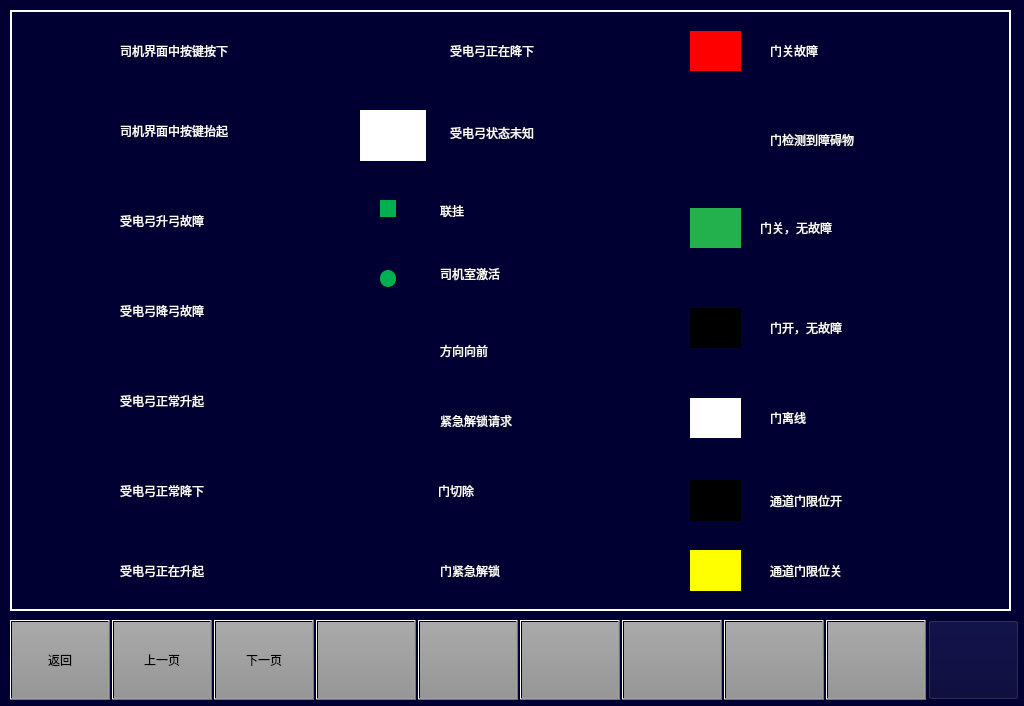
<?xml version="1.0" encoding="UTF-8"?>
<ui version="4.0">
 <class>HelpPage</class>
 <widget class="QWidget" name="HelpPage">
  <property name="geometry">
   <rect>
    <x>0</x>
    <y>0</y>
    <width>1024</width>
    <height>706</height>
   </rect>
  </property>
  <property name="windowTitle">
   <string>Form</string>
  </property>
  <property name="styleSheet">
   <string notr="true">background-color: rgb(0, 0, 50);</string>
  </property>
  <widget class="QPushButton" name="BTN2">
   <property name="geometry">
    <rect>
     <x>112</x>
     <y>620</y>
     <width>100</width>
     <height>80</height>
    </rect>
   </property>
   <property name="focusPolicy">
    <enum>Qt::NoFocus</enum>
   </property>
   <property name="styleSheet">
    <string notr="true">	font: 20px &quot;微软雅黑&quot;;
    color: black;
	transparent;background:qlineargradient(spread:pad,x1:0,y1:0,x2:0,y2:1,stop:0 rgba(170,170,170,255),stop:1 rgba(150,150,150,255));
</string>
   </property>
   <property name="text">
    <string>上一页</string>
   </property>
  </widget>
  <widget class="QPushButton" name="BTNHome">
   <property name="geometry">
    <rect>
     <x>928</x>
     <y>620</y>
     <width>91</width>
     <height>80</height>
    </rect>
   </property>
   <property name="focusPolicy">
    <enum>Qt::NoFocus</enum>
   </property>
   <property name="styleSheet">
    <string notr="true">border-image: url(:/images/image/Home.png);</string>
   </property>
   <property name="text">
    <string/>
   </property>
  </widget>
  <widget class="QPushButton" name="BTN5">
   <property name="geometry">
    <rect>
     <x>418</x>
     <y>620</y>
     <width>100</width>
     <height>80</height>
    </rect>
   </property>
   <property name="focusPolicy">
    <enum>Qt::NoFocus</enum>
   </property>
   <property name="styleSheet">
    <string notr="true">	font: 20px, &quot;微软雅黑&quot;;
    color: black;
	transparent;background:qlineargradient(spread:pad,x1:0,y1:0,x2:0,y2:1,stop:0 rgba(170,170,170,255),stop:1 rgba(150,150,150,255));
</string>
   </property>
   <property name="text">
    <string/>
   </property>
  </widget>
  <widget class="QPushButton" name="BTN6">
   <property name="geometry">
    <rect>
     <x>520</x>
     <y>620</y>
     <width>100</width>
     <height>80</height>
    </rect>
   </property>
   <property name="focusPolicy">
    <enum>Qt::NoFocus</enum>
   </property>
   <property name="styleSheet">
    <string notr="true">	font: 20px, &quot;微软雅黑&quot;;
    color: black;
	transparent;background:qlineargradient(spread:pad,x1:0,y1:0,x2:0,y2:1,stop:0 rgba(170,170,170,255),stop:1 rgba(150,150,150,255));
</string>
   </property>
   <property name="text">
    <string/>
   </property>
  </widget>
  <widget class="QPushButton" name="BTN1">
   <property name="geometry">
    <rect>
     <x>10</x>
     <y>620</y>
     <width>100</width>
     <height>80</height>
    </rect>
   </property>
   <property name="focusPolicy">
    <enum>Qt::NoFocus</enum>
   </property>
   <property name="styleSheet">
    <string notr="true">	font: 20px &quot;微软雅黑&quot;;
    color: black;
	transparent;background:qlineargradient(spread:pad,x1:0,y1:0,x2:0,y2:1,stop:0 rgba(170,170,170,255),stop:1 rgba(150,150,150,255));
</string>
   </property>
   <property name="text">
    <string>返回</string>
   </property>
  </widget>
  <widget class="QPushButton" name="BTN8">
   <property name="geometry">
    <rect>
     <x>724</x>
     <y>620</y>
     <width>100</width>
     <height>80</height>
    </rect>
   </property>
   <property name="focusPolicy">
    <enum>Qt::NoFocus</enum>
   </property>
   <property name="styleSheet">
    <string notr="true">	font: 20px, &quot;微软雅黑&quot;;
    color: black;
	transparent;background:qlineargradient(spread:pad,x1:0,y1:0,x2:0,y2:1,stop:0 rgba(170,170,170,255),stop:1 rgba(150,150,150,255));
</string>
   </property>
   <property name="text">
    <string/>
   </property>
  </widget>
  <widget class="QPushButton" name="BTN4">
   <property name="geometry">
    <rect>
     <x>316</x>
     <y>620</y>
     <width>100</width>
     <height>80</height>
    </rect>
   </property>
   <property name="focusPolicy">
    <enum>Qt::NoFocus</enum>
   </property>
   <property name="styleSheet">
    <string notr="true">	font: 20px, &quot;微软雅黑&quot;;
    color: black;
	transparent;background:qlineargradient(spread:pad,x1:0,y1:0,x2:0,y2:1,stop:0 rgba(170,170,170,255),stop:1 rgba(150,150,150,255));
</string>
   </property>
   <property name="text">
    <string/>
   </property>
  </widget>
  <widget class="QPushButton" name="BTN7">
   <property name="geometry">
    <rect>
     <x>622</x>
     <y>620</y>
     <width>100</width>
     <height>80</height>
    </rect>
   </property>
   <property name="focusPolicy">
    <enum>Qt::NoFocus</enum>
   </property>
   <property name="styleSheet">
    <string notr="true">	font: 20px, &quot;微软雅黑&quot;;
    color: black;
	transparent;background:qlineargradient(spread:pad,x1:0,y1:0,x2:0,y2:1,stop:0 rgba(170,170,170,255),stop:1 rgba(150,150,150,255));
</string>
   </property>
   <property name="text">
    <string/>
   </property>
  </widget>
  <widget class="QPushButton" name="BTN3">
   <property name="geometry">
    <rect>
     <x>214</x>
     <y>620</y>
     <width>100</width>
     <height>80</height>
    </rect>
   </property>
   <property name="focusPolicy">
    <enum>Qt::NoFocus</enum>
   </property>
   <property name="styleSheet">
    <string notr="true">	font: 20px &quot;微软雅黑&quot;;
    color: black;
	transparent;background:qlineargradient(spread:pad,x1:0,y1:0,x2:0,y2:1,stop:0 rgba(170,170,170,255),stop:1 rgba(150,150,150,255));
</string>
   </property>
   <property name="text">
    <string>下一页</string>
   </property>
  </widget>
  <widget class="QPushButton" name="BTN9">
   <property name="geometry">
    <rect>
     <x>826</x>
     <y>620</y>
     <width>100</width>
     <height>80</height>
    </rect>
   </property>
   <property name="focusPolicy">
    <enum>Qt::NoFocus</enum>
   </property>
   <property name="styleSheet">
    <string notr="true">	font: 20px, &quot;微软雅黑&quot;;
    color: black;
	transparent;background:qlineargradient(spread:pad,x1:0,y1:0,x2:0,y2:1,stop:0 rgba(170,170,170,255),stop:1 rgba(150,150,150,255));
</string>
   </property>
   <property name="text">
    <string/>
   </property>
  </widget>
  <widget class="QLabel" name="label">
   <property name="geometry">
    <rect>
     <x>30</x>
     <y>30</y>
     <width>66</width>
     <height>51</height>
    </rect>
   </property>
   <property name="styleSheet">
    <string notr="true">color: rgb(255, 255, 255);
border-image: url(:/images/image/helpbuttonpress.png);
font:16px &quot;微软雅黑&quot;;</string>
   </property>
   <property name="text">
    <string/>
   </property>
  </widget>
  <widget class="QLabel" name="label_2">
   <property name="geometry">
    <rect>
     <x>120</x>
     <y>40</y>
     <width>151</width>
     <height>21</height>
    </rect>
   </property>
   <property name="styleSheet">
    <string notr="true">color: rgb(255, 255, 255);
font:16px &quot;微软雅黑&quot;;</string>
   </property>
   <property name="text">
    <string>司机界面中按键按下</string>
   </property>
  </widget>
  <widget class="QLabel" name="label_3">
   <property name="geometry">
    <rect>
     <x>30</x>
     <y>110</y>
     <width>66</width>
     <height>51</height>
    </rect>
   </property>
   <property name="styleSheet">
    <string notr="true">color: rgb(255, 255, 255);
border-image: url(:/images/image/helpbuttonrelease.png);
font:16px &quot;微软雅黑&quot;;</string>
   </property>
   <property name="text">
    <string/>
   </property>
  </widget>
  <widget class="QLabel" name="label_17">
   <property name="geometry">
    <rect>
     <x>30</x>
     <y>190</y>
     <width>66</width>
     <height>51</height>
    </rect>
   </property>
   <property name="styleSheet">
    <string notr="true">border-image: url(:/images/image/pantoFaultDown.png);</string>
   </property>
   <property name="text">
    <string/>
   </property>
  </widget>
  <widget class="QLabel" name="label_18">
   <property name="geometry">
    <rect>
     <x>120</x>
     <y>210</y>
     <width>151</width>
     <height>21</height>
    </rect>
   </property>
   <property name="styleSheet">
    <string notr="true">color: rgb(255, 255, 255);
font:16px &quot;微软雅黑&quot;;</string>
   </property>
   <property name="text">
    <string>受电弓升弓故障</string>
   </property>
  </widget>
  <widget class="QLabel" name="label_19">
   <property name="geometry">
    <rect>
     <x>30</x>
     <y>280</y>
     <width>66</width>
     <height>51</height>
    </rect>
   </property>
   <property name="styleSheet">
    <string notr="true">border-image: url(:/images/image/pantoFaultUS.png);</string>
   </property>
   <property name="text">
    <string/>
   </property>
  </widget>
  <widget class="QLabel" name="label_20">
   <property name="geometry">
    <rect>
     <x>120</x>
     <y>300</y>
     <width>151</width>
     <height>21</height>
    </rect>
   </property>
   <property name="styleSheet">
    <string notr="true">color: rgb(255, 255, 255);
font:16px &quot;微软雅黑&quot;;</string>
   </property>
   <property name="text">
    <string>受电弓降弓故障</string>
   </property>
  </widget>
  <widget class="QLabel" name="label_21">
   <property name="geometry">
    <rect>
     <x>30</x>
     <y>370</y>
     <width>66</width>
     <height>51</height>
    </rect>
   </property>
   <property name="styleSheet">
    <string notr="true">border-image: url(:/images/image/pantoNormalUS.png);</string>
   </property>
   <property name="text">
    <string/>
   </property>
  </widget>
  <widget class="QLabel" name="label_22">
   <property name="geometry">
    <rect>
     <x>120</x>
     <y>390</y>
     <width>151</width>
     <height>21</height>
    </rect>
   </property>
   <property name="styleSheet">
    <string notr="true">color: rgb(255, 255, 255);
font:16px &quot;微软雅黑&quot;;</string>
   </property>
   <property name="text">
    <string>受电弓正常升起</string>
   </property>
  </widget>
  <widget class="QLabel" name="label_23">
   <property name="geometry">
    <rect>
     <x>30</x>
     <y>460</y>
     <width>66</width>
     <height>51</height>
    </rect>
   </property>
   <property name="styleSheet">
    <string notr="true">border-image: url(:/images/image/pantoNormalDown.png);</string>
   </property>
   <property name="text">
    <string/>
   </property>
  </widget>
  <widget class="QLabel" name="label_24">
   <property name="geometry">
    <rect>
     <x>120</x>
     <y>480</y>
     <width>151</width>
     <height>21</height>
    </rect>
   </property>
   <property name="styleSheet">
    <string notr="true">color: rgb(255, 255, 255);
font:16px &quot;微软雅黑&quot;;</string>
   </property>
   <property name="text">
    <string>受电弓正常降下</string>
   </property>
  </widget>
  <widget class="QLabel" name="label_25">
   <property name="geometry">
    <rect>
     <x>360</x>
     <y>110</y>
     <width>66</width>
     <height>51</height>
    </rect>
   </property>
   <property name="styleSheet">
    <string notr="true">background-color: rgb(255, 255, 255);</string>
   </property>
   <property name="text">
    <string/>
   </property>
  </widget>
  <widget class="QLabel" name="label_26">
   <property name="geometry">
    <rect>
     <x>450</x>
     <y>122</y>
     <width>151</width>
     <height>21</height>
    </rect>
   </property>
   <property name="styleSheet">
    <string notr="true">color: rgb(255, 255, 255);
font:16px &quot;微软雅黑&quot;;</string>
   </property>
   <property name="text">
    <string>受电弓状态未知</string>
   </property>
  </widget>
  <widget class="QLabel" name="label_31">
   <property name="geometry">
    <rect>
     <x>360</x>
     <y>470</y>
     <width>51</width>
     <height>41</height>
    </rect>
   </property>
   <property name="styleSheet">
    <string notr="true">border-image: url(:/images/image/doorcutoff.png);</string>
   </property>
   <property name="text">
    <string/>
   </property>
  </widget>
  <widget class="QLabel" name="label_32">
   <property name="geometry">
    <rect>
     <x>438</x>
     <y>480</y>
     <width>151</width>
     <height>21</height>
    </rect>
   </property>
   <property name="styleSheet">
    <string notr="true">color: rgb(255, 255, 255);
font:16px &quot;微软雅黑&quot;;</string>
   </property>
   <property name="text">
    <string>门切除</string>
   </property>
  </widget>
  <widget class="QLabel" name="label_35">
   <property name="geometry">
    <rect>
     <x>690</x>
     <y>208</y>
     <width>51</width>
     <height>40</height>
    </rect>
   </property>
   <property name="styleSheet">
    <string notr="true">background-color: rgb(34, 177, 76);</string>
   </property>
   <property name="text">
    <string/>
   </property>
  </widget>
  <widget class="QLabel" name="label_36">
   <property name="geometry">
    <rect>
     <x>760</x>
     <y>218</y>
     <width>151</width>
     <height>20</height>
    </rect>
   </property>
   <property name="styleSheet">
    <string notr="true">color: rgb(255, 255, 255);
font:16px &quot;微软雅黑&quot;;</string>
   </property>
   <property name="text">
    <string>门关，无故障</string>
   </property>
  </widget>
  <widget class="QLabel" name="label_37">
   <property name="geometry">
    <rect>
     <x>690</x>
     <y>31</y>
     <width>51</width>
     <height>40</height>
    </rect>
   </property>
   <property name="styleSheet">
    <string notr="true">background-color: rgb(255, 0, 0);</string>
   </property>
   <property name="text">
    <string/>
   </property>
  </widget>
  <widget class="QLabel" name="label_38">
   <property name="geometry">
    <rect>
     <x>770</x>
     <y>41</y>
     <width>151</width>
     <height>20</height>
    </rect>
   </property>
   <property name="styleSheet">
    <string notr="true">color: rgb(255, 255, 255);
font:16px &quot;微软雅黑&quot;;</string>
   </property>
   <property name="text">
    <string>门关故障</string>
   </property>
  </widget>
  <widget class="QLabel" name="label_40">
   <property name="geometry">
    <rect>
     <x>440</x>
     <y>200</y>
     <width>151</width>
     <height>21</height>
    </rect>
   </property>
   <property name="styleSheet">
    <string notr="true">color: rgb(255, 255, 255);
font:16px &quot;微软雅黑&quot;;</string>
   </property>
   <property name="text">
    <string>联挂</string>
   </property>
  </widget>
  <widget class="QLabel" name="lbl_cab1_active">
   <property name="geometry">
    <rect>
     <x>380</x>
     <y>200</y>
     <width>16</width>
     <height>17</height>
    </rect>
   </property>
   <property name="styleSheet">
    <string notr="true">background-color: rgb(0, 176, 80);</string>
   </property>
   <property name="text">
    <string/>
   </property>
  </widget>
  <widget class="QLabel" name="label_39">
   <property name="geometry">
    <rect>
     <x>690</x>
     <y>120</y>
     <width>51</width>
     <height>40</height>
    </rect>
   </property>
   <property name="styleSheet">
    <string notr="true">border-image: url(:/images/image/doorobs.png);</string>
   </property>
   <property name="text">
    <string/>
   </property>
  </widget>
  <widget class="QLabel" name="label_41">
   <property name="geometry">
    <rect>
     <x>770</x>
     <y>130</y>
     <width>151</width>
     <height>20</height>
    </rect>
   </property>
   <property name="styleSheet">
    <string notr="true">color: rgb(255, 255, 255);
font:16px &quot;微软雅黑&quot;;</string>
   </property>
   <property name="text">
    <string>门检测到障碍物</string>
   </property>
  </widget>
  <widget class="QLabel" name="label_48">
   <property name="geometry">
    <rect>
     <x>690</x>
     <y>308</y>
     <width>51</width>
     <height>40</height>
    </rect>
   </property>
   <property name="styleSheet">
    <string notr="true">background-color: black;</string>
   </property>
   <property name="text">
    <string/>
   </property>
  </widget>
  <widget class="QLabel" name="label_49">
   <property name="geometry">
    <rect>
     <x>770</x>
     <y>318</y>
     <width>151</width>
     <height>20</height>
    </rect>
   </property>
   <property name="styleSheet">
    <string notr="true">color: rgb(255, 255, 255);
font:16px &quot;微软雅黑&quot;;</string>
   </property>
   <property name="text">
    <string>门开，无故障</string>
   </property>
  </widget>
  <widget class="QLabel" name="label_50">
   <property name="geometry">
    <rect>
     <x>690</x>
     <y>398</y>
     <width>51</width>
     <height>40</height>
    </rect>
   </property>
   <property name="styleSheet">
    <string notr="true">background-color: rgb(255, 255, 255);</string>
   </property>
   <property name="text">
    <string/>
   </property>
  </widget>
  <widget class="QLabel" name="label_51">
   <property name="geometry">
    <rect>
     <x>770</x>
     <y>408</y>
     <width>151</width>
     <height>20</height>
    </rect>
   </property>
   <property name="styleSheet">
    <string notr="true">color: rgb(255, 255, 255);
font:16px &quot;微软雅黑&quot;;</string>
   </property>
   <property name="text">
    <string>门离线</string>
   </property>
  </widget>
  <widget class="QLabel" name="label_52">
   <property name="geometry">
    <rect>
     <x>120</x>
     <y>120</y>
     <width>151</width>
     <height>21</height>
    </rect>
   </property>
   <property name="styleSheet">
    <string notr="true">color: rgb(255, 255, 255);
font:16px &quot;微软雅黑&quot;;</string>
   </property>
   <property name="text">
    <string>司机界面中按键抬起</string>
   </property>
  </widget>
  <widget class="QLabel" name="label_6">
   <property name="geometry">
    <rect>
     <x>440</x>
     <y>340</y>
     <width>151</width>
     <height>21</height>
    </rect>
   </property>
   <property name="styleSheet">
    <string notr="true">color: rgb(255, 255, 255);
font:16px &quot;微软雅黑&quot;;</string>
   </property>
   <property name="text">
    <string>方向向前</string>
   </property>
  </widget>
  <widget class="QLabel" name="label_7">
   <property name="geometry">
    <rect>
     <x>360</x>
     <y>335</y>
     <width>51</width>
     <height>31</height>
    </rect>
   </property>
   <property name="styleSheet">
    <string notr="true">border-image: url(:/images/image/arrowright.png);</string>
   </property>
   <property name="text">
    <string/>
   </property>
  </widget>
  <widget class="QLabel" name="label_27">
   <property name="geometry">
    <rect>
     <x>30</x>
     <y>540</y>
     <width>66</width>
     <height>51</height>
    </rect>
   </property>
   <property name="styleSheet">
    <string notr="true">border-image: url(:/images/image/pantoUping.png);</string>
   </property>
   <property name="text">
    <string/>
   </property>
  </widget>
  <widget class="QLabel" name="label_28">
   <property name="geometry">
    <rect>
     <x>120</x>
     <y>560</y>
     <width>151</width>
     <height>21</height>
    </rect>
   </property>
   <property name="styleSheet">
    <string notr="true">color: rgb(255, 255, 255);
font:16px &quot;微软雅黑&quot;;</string>
   </property>
   <property name="text">
    <string>受电弓正在升起</string>
   </property>
  </widget>
  <widget class="QLabel" name="label_29">
   <property name="geometry">
    <rect>
     <x>360</x>
     <y>30</y>
     <width>66</width>
     <height>51</height>
    </rect>
   </property>
   <property name="styleSheet">
    <string notr="true">border-image: url(:/images/image/pantoDowning.png);</string>
   </property>
   <property name="text">
    <string/>
   </property>
  </widget>
  <widget class="QLabel" name="label_30">
   <property name="geometry">
    <rect>
     <x>450</x>
     <y>40</y>
     <width>151</width>
     <height>21</height>
    </rect>
   </property>
   <property name="styleSheet">
    <string notr="true">color: rgb(255, 255, 255);
font:16px &quot;微软雅黑&quot;;</string>
   </property>
   <property name="text">
    <string>受电弓正在降下</string>
   </property>
  </widget>
  <widget class="QLabel" name="label_53">
   <property name="geometry">
    <rect>
     <x>10</x>
     <y>10</y>
     <width>1001</width>
     <height>601</height>
    </rect>
   </property>
   <property name="styleSheet">
    <string notr="true">background-color: rgb(0, 0, 50);
border:2px solid;
border-color: rgb(255, 255, 255);</string>
   </property>
   <property name="text">
    <string/>
   </property>
  </widget>
  <widget class="QLabel" name="label_42">
   <property name="geometry">
    <rect>
     <x>440</x>
     <y>410</y>
     <width>111</width>
     <height>21</height>
    </rect>
   </property>
   <property name="styleSheet">
    <string notr="true">color: rgb(255, 255, 255);
font:16px &quot;微软雅黑&quot;;</string>
   </property>
   <property name="text">
    <string>紧急解锁请求</string>
   </property>
  </widget>
  <widget class="QLabel" name="label_43">
   <property name="geometry">
    <rect>
     <x>360</x>
     <y>400</y>
     <width>51</width>
     <height>41</height>
    </rect>
   </property>
   <property name="styleSheet">
    <string notr="true">border-image: url(:/image/emergencyopen.png);</string>
   </property>
   <property name="text">
    <string/>
   </property>
  </widget>
  <widget class="QLabel" name="lbl_cab1_active_2">
   <property name="geometry">
    <rect>
     <x>380</x>
     <y>270</y>
     <width>16</width>
     <height>17</height>
    </rect>
   </property>
   <property name="styleSheet">
    <string notr="true">background-color: rgb(0, 176, 80);
border-radius:8px;</string>
   </property>
   <property name="text">
    <string/>
   </property>
  </widget>
  <widget class="QLabel" name="label_44">
   <property name="geometry">
    <rect>
     <x>440</x>
     <y>263</y>
     <width>151</width>
     <height>21</height>
    </rect>
   </property>
   <property name="styleSheet">
    <string notr="true">color: rgb(255, 255, 255);
font:16px &quot;微软雅黑&quot;;</string>
   </property>
   <property name="text">
    <string>司机室激活</string>
   </property>
  </widget>
  <widget class="QLabel" name="label_45">
   <property name="geometry">
    <rect>
     <x>690</x>
     <y>550</y>
     <width>51</width>
     <height>41</height>
    </rect>
   </property>
   <property name="styleSheet">
    <string notr="true">background-color:yellow;</string>
   </property>
   <property name="text">
    <string/>
   </property>
  </widget>
  <widget class="QLabel" name="label_46">
   <property name="geometry">
    <rect>
     <x>770</x>
     <y>560</y>
     <width>151</width>
     <height>21</height>
    </rect>
   </property>
   <property name="styleSheet">
    <string notr="true">color: rgb(255, 255, 255);
font:16px &quot;微软雅黑&quot;;</string>
   </property>
   <property name="text">
    <string>通道门限位关</string>
   </property>
  </widget>
  <widget class="QLabel" name="label_34">
   <property name="geometry">
    <rect>
     <x>440</x>
     <y>560</y>
     <width>151</width>
     <height>21</height>
    </rect>
   </property>
   <property name="styleSheet">
    <string notr="true">color: rgb(255, 255, 255);
font:16px &quot;微软雅黑&quot;;</string>
   </property>
   <property name="text">
    <string>门紧急解锁</string>
   </property>
  </widget>
  <widget class="QLabel" name="label_33">
   <property name="geometry">
    <rect>
     <x>360</x>
     <y>550</y>
     <width>51</width>
     <height>41</height>
    </rect>
   </property>
   <property name="styleSheet">
    <string notr="true">border-image: url(:/images/image/dooreMergencyRelease.png);</string>
   </property>
   <property name="text">
    <string/>
   </property>
  </widget>
  <widget class="QLabel" name="label_47">
   <property name="geometry">
    <rect>
     <x>770</x>
     <y>490</y>
     <width>151</width>
     <height>21</height>
    </rect>
   </property>
   <property name="styleSheet">
    <string notr="true">color: rgb(255, 255, 255);
font:16px &quot;微软雅黑&quot;;</string>
   </property>
   <property name="text">
    <string>通道门限位开</string>
   </property>
  </widget>
  <widget class="QLabel" name="label_54">
   <property name="geometry">
    <rect>
     <x>690</x>
     <y>480</y>
     <width>51</width>
     <height>41</height>
    </rect>
   </property>
   <property name="styleSheet">
    <string notr="true">background-color:black;</string>
   </property>
   <property name="text">
    <string/>
   </property>
  </widget>
  <zorder>label_53</zorder>
  <zorder>BTN2</zorder>
  <zorder>BTNHome</zorder>
  <zorder>BTN5</zorder>
  <zorder>BTN6</zorder>
  <zorder>BTN1</zorder>
  <zorder>BTN8</zorder>
  <zorder>BTN4</zorder>
  <zorder>BTN7</zorder>
  <zorder>BTN3</zorder>
  <zorder>BTN9</zorder>
  <zorder>label</zorder>
  <zorder>label_2</zorder>
  <zorder>label_3</zorder>
  <zorder>label_17</zorder>
  <zorder>label_18</zorder>
  <zorder>label_19</zorder>
  <zorder>label_20</zorder>
  <zorder>label_21</zorder>
  <zorder>label_22</zorder>
  <zorder>label_23</zorder>
  <zorder>label_24</zorder>
  <zorder>label_25</zorder>
  <zorder>label_26</zorder>
  <zorder>label_31</zorder>
  <zorder>label_32</zorder>
  <zorder>label_35</zorder>
  <zorder>label_36</zorder>
  <zorder>label_37</zorder>
  <zorder>label_38</zorder>
  <zorder>label_40</zorder>
  <zorder>lbl_cab1_active</zorder>
  <zorder>label_39</zorder>
  <zorder>label_41</zorder>
  <zorder>label_48</zorder>
  <zorder>label_49</zorder>
  <zorder>label_50</zorder>
  <zorder>label_51</zorder>
  <zorder>label_52</zorder>
  <zorder>label_6</zorder>
  <zorder>label_7</zorder>
  <zorder>label_27</zorder>
  <zorder>label_28</zorder>
  <zorder>label_29</zorder>
  <zorder>label_30</zorder>
  <zorder>label_42</zorder>
  <zorder>label_43</zorder>
  <zorder>lbl_cab1_active_2</zorder>
  <zorder>label_44</zorder>
  <zorder>label_45</zorder>
  <zorder>label_46</zorder>
  <zorder>label_34</zorder>
  <zorder>label_33</zorder>
  <zorder>label_47</zorder>
  <zorder>label_54</zorder>
 </widget>
 <resources/>
 <connections/>
</ui>
